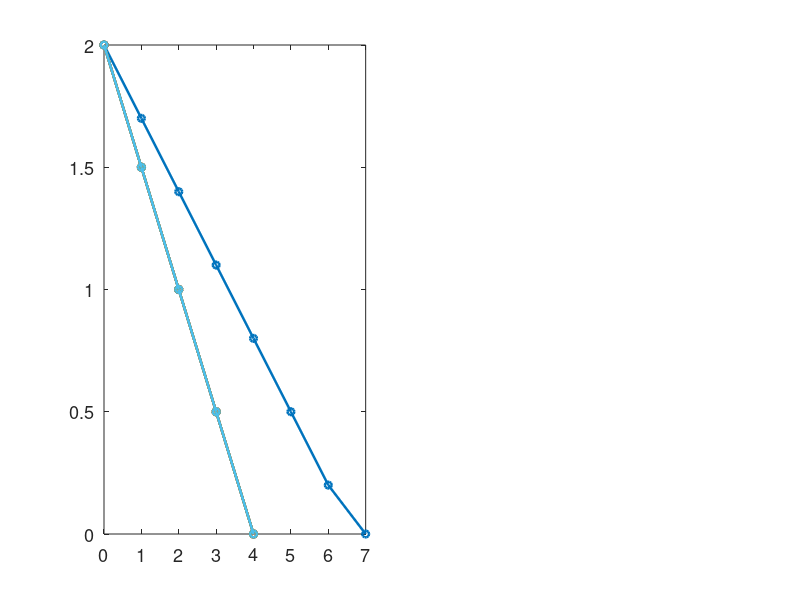

This figure's MATLAB source: (Note: this script raises an error after producing the figure.)
%% Fix LMPC and DeePC noise figures

figDir = 'Figures';
set(0, 'DefaultAxesFontSize', 13, 'DefaultLineLineWidth', 2);
set(0, 'DefaultAxesFontName', 'Helvetica');


%% ================================================================
%% FIGURE 7 (FIX): LMPC — proper conservative controller
%% ================================================================
fprintf('Regenerating Figure 7: LMPC...\n');
f_lmpc = @(x, u) x + u;
u_max_lm = 0.5;
x0_lm = 2;

% Iteration 0: conservative (u = -0.3, but drive to 0 near origin)
x_traj0 = x0_lm;
u_traj0 = [];
xc = x0_lm;
while abs(xc) > 0.02
    if abs(xc) > 0.3
        u_app = -0.3 * sign(xc);  % conservative: only 60% authority
    else
        u_app = -xc;  % drive exactly to zero when close
    end
    u_app = max(-u_max_lm, min(u_max_lm, u_app));
    xc = f_lmpc(xc, u_app);
    x_traj0(end+1) = xc;
    u_traj0(end+1) = u_app;
    if length(u_traj0) > 50, break; end
end
fprintf('  Iteration 0: %d steps, final x=%.4f\n', length(u_traj0), xc);

all_trajs = {x_traj0};
costs_lm = length(u_traj0);

% Safe set
SS = x_traj0(:)';
ctg = (costs_lm):-1:0;

n_iter_lm = 5;
costs_all = zeros(1, n_iter_lm+1);
costs_all(1) = costs_lm;

for j = 1:n_iter_lm
    xc = x0_lm;
    x_j = xc;  u_j = [];
    while abs(xc) > 0.02
        if abs(xc) <= 0.3
            % Near origin, drive directly to 0
            best_u = max(-u_max_lm, min(u_max_lm, -xc));
        else
            % Search over u to minimise 1 + Q(x_next)
            best_u = -0.3 * sign(xc);  % fallback
            best_cost = 1e6;
            u_grid = linspace(-u_max_lm, u_max_lm, 201);
            for ii = 1:length(u_grid)
                x_next = f_lmpc(xc, u_grid(ii));
                [d, idx] = min(abs(SS - x_next));
                if d < 0.15
                    c_try = 1 + ctg(idx);
                    if c_try < best_cost
                        best_cost = c_try;
                        best_u = u_grid(ii);
                    end
                end
            end
        end
        u_j(end+1) = best_u;
        xc = f_lmpc(xc, best_u);
        x_j(end+1) = xc;
        if length(u_j) > 30, break; end
    end
    costs_all(j+1) = length(u_j);
    all_trajs{end+1} = x_j;
    fprintf('  Iteration %d: %d steps, final x=%.4f\n', j, length(u_j), xc);

    % Update safe set
    Tj = length(u_j);
    new_ctg = Tj:-1:0;
    for s = 1:length(x_j)
        [d, idx] = min(abs(SS - x_j(s)));
        if d < 0.02
            ctg(idx) = min(ctg(idx), new_ctg(s));
        else
            SS(end+1) = x_j(s);
            ctg(end+1) = new_ctg(s);
        end
    end
end

fig7 = figure('Position', [100 100 800 450], 'Visible', 'off');
subplot(1,2,1);
colors_lm = [0.0 0.45 0.74;   % blue
             0.85 0.33 0.10;   % orange
             0.93 0.69 0.13;   % yellow
             0.49 0.18 0.56;   % purple
             0.47 0.67 0.19;   % green
             0.30 0.75 0.93];  % cyan
for j = 1:min(6, n_iter_lm+1)
    tr = all_trajs{j};
    plot(0:length(tr)-1, tr, '-o', 'LineWidth', 1.8, 'MarkerSize', 5, ...
         'Color', colors_lm(j,:)); hold on;
end
yline(0, 'k-', 'LineWidth', 0.5);
xlabel('Time step $k$', 'Interpreter', 'latex');
ylabel('$x_k$', 'Interpreter', 'latex');
legend(arrayfun(@(j) sprintf('Iter %d', j-1), 1:min(6,n_iter_lm+1), ...
       'UniformOutput', false), ...
       'Interpreter', 'latex', 'FontSize', 10, 'Location', 'northeast');
title('LMPC: State Trajectories', 'FontSize', 14);
grid on; box on;
xlim([0 max(8, costs_all(1)+1)]);

subplot(1,2,2);
bar(0:n_iter_lm, costs_all, 'FaceColor', [0.2 0.5 0.8], 'EdgeColor', 'none');
xlabel('Iteration $j$', 'Interpreter', 'latex');
ylabel('Steps to reach $x_F = 0$', 'Interpreter', 'latex');
title('LMPC: Cost Improvement', 'FontSize', 14);
grid on; box on;
ylim([0 max(costs_all)+1]);

exportgraphics(fig7, fullfile(figDir, 'fig_lmpc_iterations.pdf'), ...
    'ContentType', 'vector');
close(fig7);
fprintf('  -> fig_lmpc_iterations.pdf\n');


%% ================================================================
%% FIGURE 9 (FIX): DeePC Noise — stronger regularisation
%% ================================================================
fprintf('Regenerating Figure 9: DeePC Noise...\n');

A_di = [1 1; 0 1];  B_di = [0.5; 1];  C_di = [1 0];
nx_di = 2;

% Base data
rng(3);
T_di = 200;
x_di = zeros(nx_di, T_di+1);
u_di_data = randn(1, T_di);
y_di_data = zeros(1, T_di);
for k = 1:T_di
    y_di_data(k) = C_di * x_di(:,k);
    x_di(:,k+1) = A_di * x_di(:,k) + B_di * u_di_data(k);
end

Tini = 2;  N_di = 10;  L_di = Tini + N_di;
ncol = T_di - L_di + 1;
Q_di = 10;  R_di = 0.1;
u_max_di = 1;  y_max_di = 5;
T_sim_di = 40;

% Use more moderate noise levels for a cleaner comparison
noise_levels = [0, 0.01, 0.05, 0.2];
n_noise = length(noise_levels);

fig9 = figure('Position', [100 100 800 450], 'Visible', 'off');
colors_noise = [0 0.4 0.8; 0 0.7 0.3; 0.9 0.6 0; 0.8 0 0];
opts_qp = optimoptions('quadprog', 'Display', 'off');

for ni = 1:n_noise
    sigma_noise = noise_levels(ni);
    rng(3);

    u_noisy = u_di_data + sigma_noise*randn(size(u_di_data));
    y_noisy = y_di_data + sigma_noise*randn(size(y_di_data));

    Hu_n = zeros(L_di, ncol);  Hy_n = zeros(L_di, ncol);
    for j = 1:ncol
        Hu_n(:,j) = u_noisy(j:j+L_di-1)';
        Hy_n(:,j) = y_noisy(j:j+L_di-1)';
    end
    Up_n = Hu_n(1:Tini,:);      Yp_n = Hy_n(1:Tini,:);
    Uf_n = Hu_n(Tini+1:end,:);  Yf_n = Hy_n(Tini+1:end,:);

    nG = ncol;
    % Scale regularisation with noise: more noise -> more regularisation
    lam_g_n = 100 + 5000*sigma_noise;
    lam_sig_n = 1e5;
    n_dec = nG + Tini;

    H_n = zeros(n_dec);
    H_n(1:nG, 1:nG) = Q_di*(Yf_n'*Yf_n) + R_di*(Uf_n'*Uf_n) + lam_g_n*eye(nG);
    H_n(nG+1:end, nG+1:end) = lam_sig_n*eye(Tini);

    Aineq_n = [Uf_n, zeros(N_di, Tini);
              -Uf_n, zeros(N_di, Tini);
               Yf_n, zeros(N_di, Tini);
              -Yf_n, zeros(N_di, Tini)];
    bineq_n = [u_max_di*ones(N_di,1); u_max_di*ones(N_di,1);
               y_max_di*ones(N_di,1); y_max_di*ones(N_di,1)];

    x_s = [4; 0];
    x_h = zeros(nx_di, T_sim_di+1);  x_h(:,1) = x_s;
    u_buf_n = zeros(Tini,1);
    y_buf_n = zeros(Tini,1);
    y_buf_n(end) = C_di * x_s;

    for t = 1:T_sim_di
        Aeq_n = [Up_n, zeros(Tini, Tini);
                 Yp_n, -eye(Tini)];
        beq_n = [u_buf_n; y_buf_n];

        z_n = quadprog(2*H_n, zeros(n_dec,1), Aineq_n, bineq_n, ...
                       Aeq_n, beq_n, [], [], [], opts_qp);
        if isempty(z_n)
            u_a = 0;
        else
            g_n = z_n(1:nG);
            u_f_n = Uf_n * g_n;
            u_a = max(-u_max_di, min(u_max_di, u_f_n(1)));
        end

        x_s = A_di * x_s + B_di * u_a;
        x_h(:,t+1) = x_s;
        u_buf_n = [u_buf_n(2:end); u_a];
        y_buf_n = [y_buf_n(2:end); C_di * x_s];
    end

    plot(0:T_sim_di, x_h(1,:), '-', 'LineWidth', 2, 'Color', colors_noise(ni,:)); hold on;
    fprintf('  sigma=%.2f, final y=%.2f\n', sigma_noise, x_h(1,end));
end
yline(y_max_di, 'k--', 'LineWidth', 1);
yline(-y_max_di, 'k--', 'LineWidth', 1);
xlabel('Time step $k$', 'Interpreter', 'latex');
ylabel('$y_k = x_1$', 'Interpreter', 'latex');
legend(arrayfun(@(s) sprintf('$\\sigma = %.2f$', s), noise_levels, ...
       'UniformOutput', false), ...
       'Interpreter', 'latex', 'FontSize', 12, 'Location', 'northeast');
title('DeePC: Effect of Data Noise on Closed-Loop Performance', 'FontSize', 14);
grid on; box on;

exportgraphics(fig9, fullfile(figDir, 'fig_deepc_noise.pdf'), ...
    'ContentType', 'vector');
close(fig9);
fprintf('  -> fig_deepc_noise.pdf\n');


fprintf('\n=== Fix complete ===\n');
